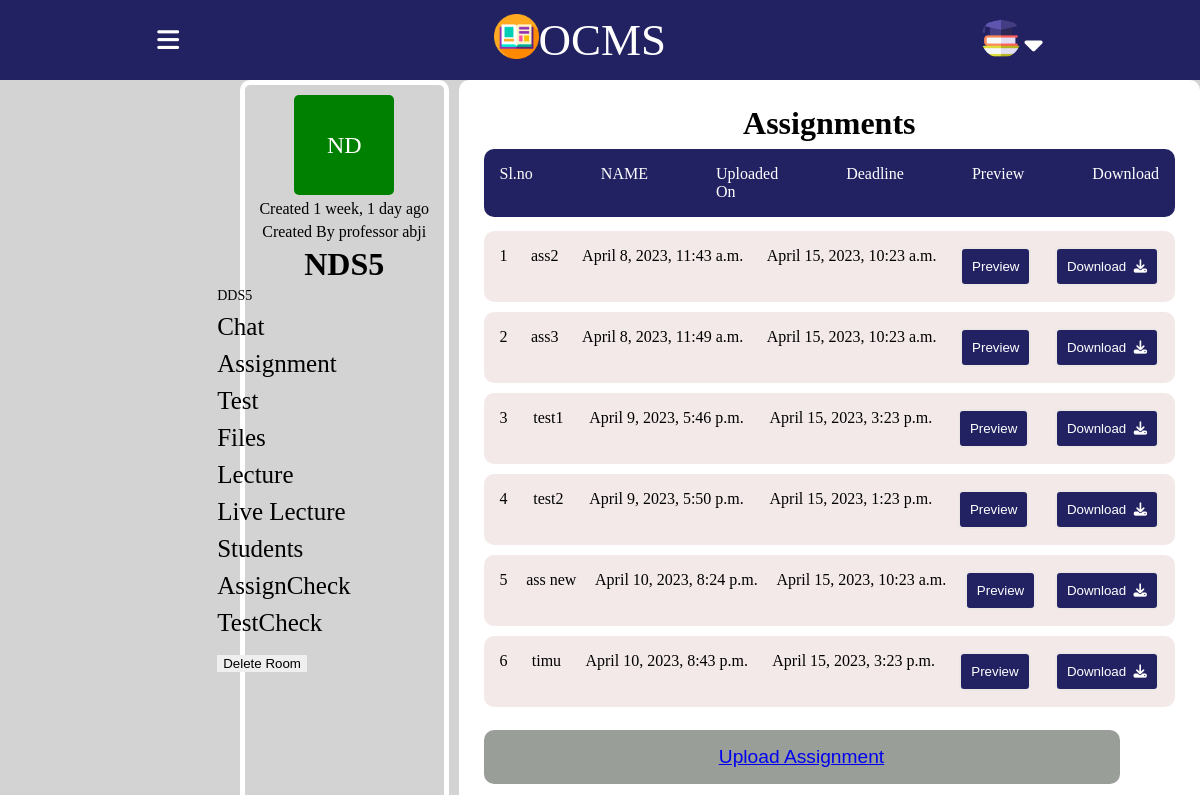
/troom/11/tassignments, run on the app's committed database.
### base/models.py (models this page shows, shortened)
class Room(models.Model):
    course_id=models.CharField(max_length=100)
    teacher=models.CharField(max_length=100)
    name = models.CharField(max_length=200) #set it to host.subject_name during declaration by default
    description = models.TextField(null=True, blank=True)
    avatar = models.ImageField(null=True, default="avatar.svg")
    room_code=models.CharField(max_length=100)
    updated = models.DateTimeField(auto_now=True)
    created = models.DateTimeField(auto_now_add=True)
    class Meta:
        ordering = ['-updated', '-created']

class Tassignments(models.Model):
    room=models.ForeignKey(Room,on_delete=models.CASCADE)
    teacher=models.ForeignKey(Teacher,on_delete=models.CASCADE)
    name=models.CharField(max_length=100)
    upload_at=models.DateTimeField(auto_now_add=True)
    deadline=models.DateTimeField()
    file=models.FileField(upload_to='tassignments/')
    def get_absolute_url(self):
        return reverse('download_file_tassignments', args=[str(self.id)])

### base/views.py (the view)
# urls.py: path('troom/<str:pk>/tassignments',views.tassignments,name='tassignments'),
def tassignments(request,pk):
    room=Room.objects.get(id=pk)
    assignments=Tassignments.objects.filter(room__id=pk)
    context={'room':room,'assignments':assignments}
    return render(request,"base/tassignments.html",context)

### base/templates/base/tassignments.html (shortened to what this page needs)
{% include 'teacher_main.html' %}
{% block content %}
<div class="bigcontainer">
    <div class="leftcontainer">
        <div class="classicon">
            {{ room.name|slice:":2" }}
        </div>
       <p>Created {{room.created | timesince}} ago</p>
       <p>Created By professor {{room.teacher}}</p>
        <div class="classname">
            <h1>{{room.name}} </h1>
        </div>
        <ul>
            <li class="opt" style="font-size: 14px;">
                {{room.description}}
            </li>
            <li class="opt">
               <a href="{% url 'troom' room.id %}"> Chat</a>
            </li>
            <li class="opt">
              <a href="{% url 'tassignments' room.id %}">Assignment</a>
            </li>
            <li class="opt">
             <a href="{% url 'ttest' room.id %}">Test</a>
            </li>
            <li class="opt">
               <a href="{% url 'tfiles' room.id %}">Files</a>
            </li>
            <li class="opt">
                <a href="{% url 'tlectures' room.id %}">Lecture</a>
            </li>
            <li class="opt">
                <a href="{% url 'create_meeting' room.id %}">Live Lecture</a>
            </li>
            <li class="opt">
                <a href="{% url 'trstudents' room.id %}">Students</a>
            </li>
            <li class="opt">
                <a href="{% url 'tasubmission' room.id %}">AssignCheck</a>
            </li>
            <li class="opt">
                <a href="{% url 'ttsubmission' room.id %}">TestCheck</a>
            </li>
            <li class="opt">
                <button onclick="showAlert()">
                    <a href="{% url 'delete-room' room.id %}" class="btn btn-danger">Delete Room</a>
                  </button>
            </li>
        </ul>
    </div>
    <div class="assrightcontainer">
        <h1>Assignments</h1>
        <div class="assignmentnavbar">
            <p>Sl.no</p>
            <p>NAME</p>
            <p>Uploaded On</p>
            <p>Deadline</p>
            <p>Preview</p>
            <p>Download</p>
        </div>
        <div class="assignmentwrapper">
        {% for assignment in assignments %}
        <div class="assignment">
            <p>{{assignment.id}}</p>
            <p>{{assignment.name}}</p>
            <p>{{assignment.upload_at}}</p>
            <p>{{assignment.deadline}}</p>
            <button><a href="{{ assignment.file.url }}" target="_blank">Preview</a></button>
             <button><a href="{{ assignment.get_absolute_url }}">Download&nbsp;&nbsp;<i class="fa-solid fa-download fa-beat"></i></a></button>
        </div>
        {% endfor %}
        <button id="uploadassignment"><a href="{% url 'tuploadassignments' room.id %}">Upload Assignment</a></button>
        </div>
   </div>
{% endblock content %}

### static/styles/portal.css (style rules this page uses)
* { margin: 0; border: 0; box-sizing: border-box; }
body { height: 100vh; width: 100vw; display: flex; flex-direction: column; }
.bigcontainer { min-height: 100vh; position: absolute; top: 10vh; width: 100vw; display: flex; background-color:lightgray; gap: 10px; }
.leftcontainer { margin-left:20vw; width: 40%; display: flex; flex-direction: column; gap: 5px; padding-top: 10px; align-items: center; border: 5px solid white; padding: 10px; border-radius: 10px; }
.classicon { height: 100px; width: 100px; display: flex; justify-content: center; align-items: center; color: white; font-size:x-large; border-radius: 5px; background-color: green; }
.leftcontainer ul { display: flex; flex-direction: column; gap: 9px; position: relative; right: 6.7vw; }
.leftcontainer ul li { list-style: none; font-size:25px; }
.leftcontainer ul li a { text-decoration: none; color: #000; }
.assrightcontainer { width: 100%; display: flex; flex-direction: column; align-items: center; padding: 20px; border: 5px solid white; border-radius: 10px; background-color: white; }
.assignmentnavbar { margin-top: 1%; width: 100%; display: flex; background-color:rgb(34, 34, 99); color: white; padding: 16px; border-radius: 10px; gap: 68px; }
.assignmentwrapper { margin-top: 2%; display: flex; flex-direction: column; gap: 10px; height: 65vh; overflow-y: scroll; width: 100%; }
.assignment { display: flex; justify-content: space-between; background-color:rgb(243, 233, 233); padding: 16px; border-radius: 10px; }
.assignment a { text-decoration: none; color: white; }
.assignment button { padding: 10px; border-radius: 5px; background-color: rgb(34, 34, 99); color: white; border: none; border: 2px solid rgb(236, 230, 228); }
#uploadassignment { position: absolute; bottom:12vh; padding: 16px; width:53%; color: white; z-index: +20; background-color: rgb(153, 158, 153); border-radius: 10px; font-size: larger; }

### data on the page
Room: name "ND", created "1 week, 1 day", teacher "abji", name "NDS5", description "DDS5"
Tassignments: id "1", name "ass2", upload_at "April 8, 2023, 11:43 a.m.", deadline "April 15, 2023, 10:23 a.m."
Tassignments: id "2", name "ass3", upload_at "April 8, 2023, 11:49 a.m.", deadline "April 15, 2023, 10:23 a.m."
Tassignments: id "3", name "test1", upload_at "April 9, 2023, 5:46 p.m.", deadline "April 15, 2023, 3:23 p.m."
Tassignments: id "4", name "test2", upload_at "April 9, 2023, 5:50 p.m.", deadline "April 15, 2023, 1:23 p.m."
Tassignments: id "5", name "ass new", upload_at "April 10, 2023, 8:24 p.m.", deadline "April 15, 2023, 10:23 a.m."
Tassignments: id "6", name "timu", upload_at "April 10, 2023, 8:43 p.m.", deadline "April 15, 2023, 3:23 p.m."
